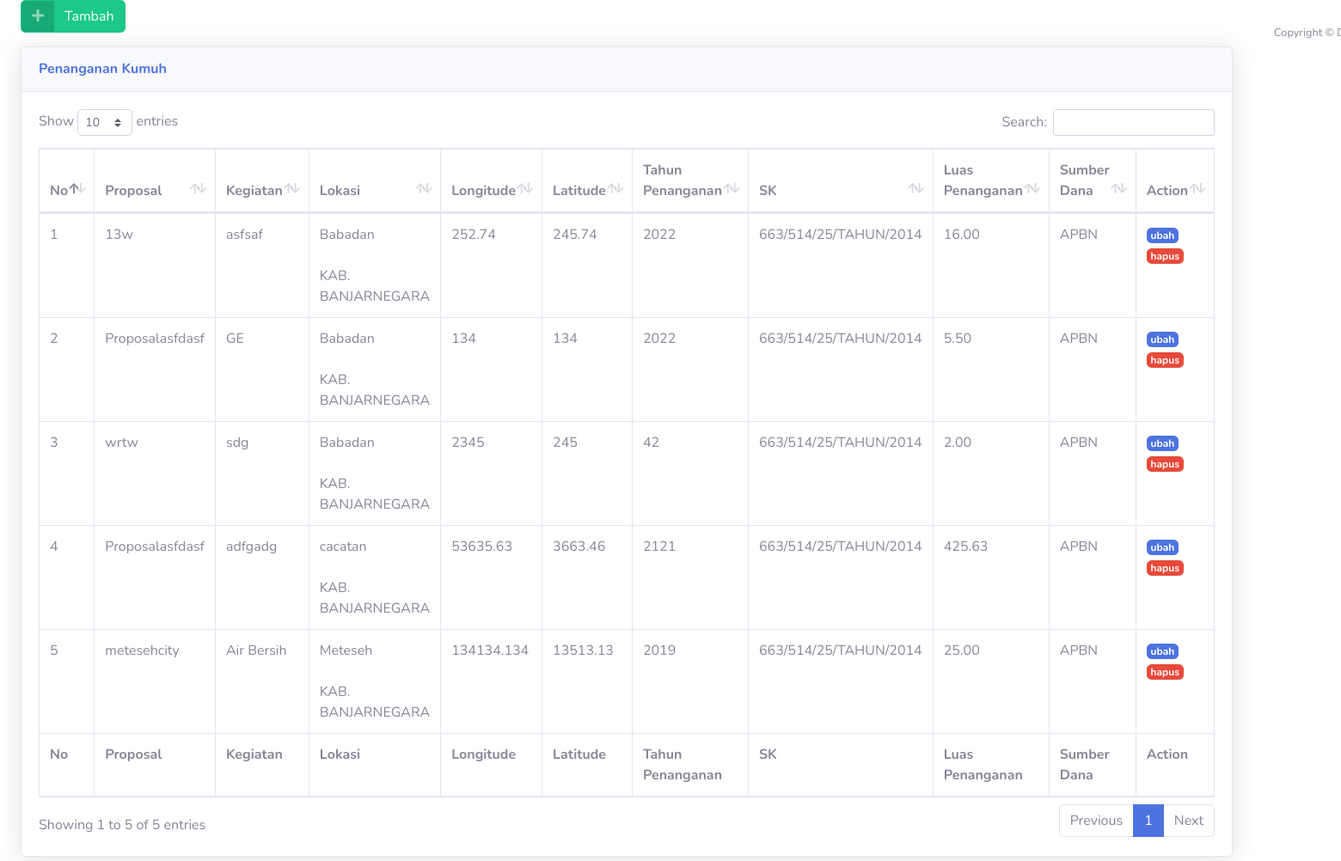
/index.php/user/penanganan_kumuh, run on the app's committed database.
### tables this page shows
CREATE TABLE `penanganan_lokasi_kumuh` (
  `id_penanganan` int(11) NOT NULL,
  `proposal` varchar(20) NOT NULL,
  `kegiatan` varchar(80) NOT NULL,
  `tahun` int(4) NOT NULL,
  `sumber_dana` varchar(20) NOT NULL,
  `luas_tertangani` decimal(6,2) NOT NULL,
  `lng` varchar(20) NOT NULL,
  `lat` varchar(20) NOT NULL,
  `id_lokasi` int(11) NOT NULL
);

CREATE TABLE `lokasi_kumuh` (
  `id_lokasi` int(11) NOT NULL,
  `lokasi` varchar(20) NOT NULL,
  `luas` decimal(6,2) NOT NULL,
  `lingkup_administratif` varchar(100) NOT NULL,
  `lng` varchar(20) NOT NULL,
  `lat` varchar(20) NOT NULL,
  `tingkat_kumuh` varchar(6) NOT NULL,
  `luas_akhir` decimal(6,2) NOT NULL,
  `id_sk` int(6) NOT NULL
);

CREATE TABLE `reg_regencies` (
  `id` char(5) NOT NULL,
  `province_id` char(2) NOT NULL,
  `name` varchar(255) NOT NULL
);

CREATE TABLE `surat_keterangan_kumuh` (
  `id_sk` int(11) NOT NULL,
  `sk` varchar(40) NOT NULL,
  `tahun` int(4) NOT NULL,
  `regency_id` char(5) NOT NULL
);

### application/controllers/User.php (called while the page is built, shortened)
<?php
class User extends CI_Controller
{
    public function __construct()
    {
        $this->load->model('alosista_model');
    }
    public function penanganan_kumuh()
    {
        $data['content'] =  $this->alosista_model->get_penanganan_kumuh()->result_array();
        $data['title'] =  "Penanganan Kumuh";
        $this->load->view('template/header', $data);
        $this->load->view('penanganankumuh', $data);
        $this->load->view('template/footer');
    }
}

### index.php (called while the page is built, shortened)
<?php
require_once BASEPATH.'core/CodeIgniter.php';

### application/models/Alosista_model.php (called while the page is built, shortened)
<?php
class Alosista_model extends CI_Model
{
    public function get_penanganan_kumuh()
    {
        $this->db->from('penanganan_lokasi_kumuh as p');
        $this->db->join('lokasi_kumuh as l', 'l.id_lokasi = p.id_lokasi', 'left');
        $this->db->join('surat_keterangan_kumuh as s', 's.id_sk = l.id_sk', 'left');
        $this->db->join('reg_regencies as r', 'r.id = s.regency_id', 'left');
        $this->db->select('p.id_penanganan as id_penanganan, p.proposal as proposal, p.kegiatan as kegiatan, p.tahun as tahun_penanganan, p.sumber_dana as dana, p.luas_tertangani as luas_tertangani, p.lng as lng, p.lat as lat, l.lokasi as lokasi, l.lingkup_administratif, s.sk as sk, r.name as kabupaten, p.id_lokasi as id_lokasi');
        return $this->db->get();
    }
}

### application/views/penanganankumuh.php (the view)
<div class="container-fluid">
    <a class="btn btn-success btn-icon-split mb-3 ml-auto" href="<?php echo base_url('user/penanganan_kumuh_tambah') ?>"><span class="icon text-white-50">
            <i class="fas fa-plus"></i>
        </span>
        <span class="text">Tambah</span></a>
    <div class="card shadow mb-4 ">
        <div class="card-header py-3">
            <h6 class="m-0 font-weight-bold text-primary">Penanganan Kumuh</h6>
        </div>
        <div class="card-body">
            <div class="table-responsive">
                <table class="table table-bordered" id="dataTable" width="100%" cellspacing="0">
                    <thead>
                        <tr>
                            <th>No</th>
                            <th>Proposal</th>
                            <th>Kegiatan</th>
                            <th>Lokasi</th>
                            <th>Longitude</th>
                            <th>Latitude</th>
                            <th>Tahun Penanganan</th>
                            <th>SK</th>
                            <th>Luas Penanganan</th>
                            <th>Sumber Dana</th>
                            <th>Action</th>
                        </tr>
                    </thead>
                    <tfoot>
                        <tr>
                            <th>No</th>
                            <th>Proposal</th>
                            <th>Kegiatan</th>
                            <th>Lokasi</th>
                            <th>Longitude</th>
                            <th>Latitude</th>
                            <th>Tahun Penanganan</th>
                            <th>SK</th>
                            <th>Luas Penanganan</th>
                            <th>Sumber Dana</th>
                            <th>Action</th>
                        </tr>
                    </tfoot>
                    <tbody>
                        <?php $i = 1; ?>
                        <?php foreach ($content as $key) : ?>
                            <tr>
                                <td><?php echo $i++; ?></td>
                                <td><?php echo $key['proposal']; ?></td>
                                <td><?php echo $key['kegiatan']; ?></td>
                                <td><?php echo $key['lokasi']; ?><br><br><?php echo $key['kabupaten']; ?></td>
                                <td><?php echo $key['lng']; ?></td>
                                <td><?php echo $key['lat']; ?></td>
                                <td><?php echo $key['tahun_penanganan']; ?></td>
                                <td><?php echo $key['sk']; ?></td>
                                <td><?php echo $key['luas_tertangani']; ?></td>
                                <td><?php echo $key['dana']; ?></td>
                                <td>
                                    <a href="<?php echo base_url('user/penanganan_kumuh_ubah/') ?><?php echo $key['id_penanganan'] ?>"><span class="badge badge-primary">ubah</span></a>
                                    <a href=" <?php echo base_url('user/penanganan_kumuh_hapus/') ?><?php echo $key['id_penanganan'] ?>/<?php echo $key['id_lokasi'] ?>"><span class="badge badge-danger" onclick="return confirm('yakin')">hapus</span></a>
                                </td>
                            </tr>
                        <?php endforeach; ?>
                    </tbody>
                </table>
            </div>
        </div>
    </div>
</div>

### data on the page
penanganan_lokasi_kumuh: proposal "13w", kegiatan "asfsaf", id_lokasi.lokasi "Babadan", reg_regencies.name "KAB. BANJARNEGARA", lng "252.74", lat "245.74", tahun "2022", surat_keterangan_kumuh.sk "663/514/25/TAHUN/2014", luas_tertangani "16.00", sumber_dana "APBN"
penanganan_lokasi_kumuh: proposal "Proposalasfdasf", kegiatan "GE", id_lokasi.lokasi "Babadan", reg_regencies.name "KAB. BANJARNEGARA", lng "134", lat "134", tahun "2022", surat_keterangan_kumuh.sk "663/514/25/TAHUN/2014", luas_tertangani "5.50", sumber_dana "APBN"
penanganan_lokasi_kumuh: proposal "wrtw", kegiatan "sdg", id_lokasi.lokasi "Babadan", reg_regencies.name "KAB. BANJARNEGARA", lng "2345", lat "245", tahun "42", surat_keterangan_kumuh.sk "663/514/25/TAHUN/2014", luas_tertangani "2.00", sumber_dana "APBN"
penanganan_lokasi_kumuh: proposal "Proposalasfdasf", kegiatan "adfgadg", id_lokasi.lokasi "cacatan", reg_regencies.name "KAB. BANJARNEGARA", lng "53635.63", lat "3663.46", tahun "2121", surat_keterangan_kumuh.sk "663/514/25/TAHUN/2014", luas_tertangani "425.63", sumber_dana "APBN"
penanganan_lokasi_kumuh: proposal "metesehcity", kegiatan "Air Bersih", id_lokasi.lokasi "Meteseh", reg_regencies.name "KAB. BANJARNEGARA", lng "134134.134", lat "13513.13", tahun "2019", surat_keterangan_kumuh.sk "663/514/25/TAHUN/2014", luas_tertangani "25.00", sumber_dana "APBN"
